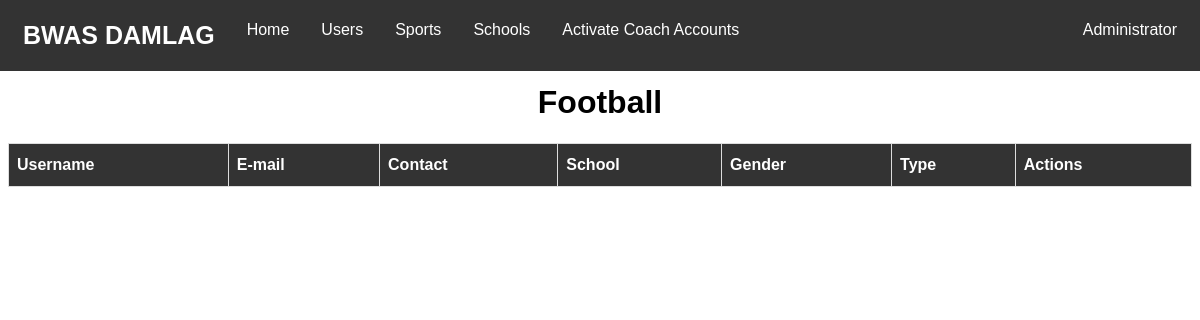
The app's page /sport.php?sport=Football (signed in), older data.
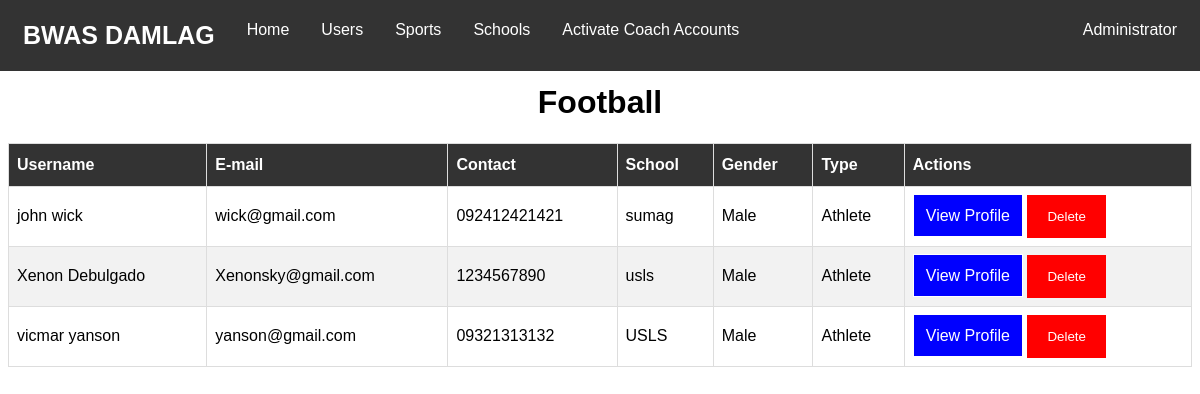
The same page, newer data.
### tables this page shows
CREATE TABLE `users` (
  `id` int(20) NOT NULL,
  `name` varchar(70) NOT NULL,
  `password` varchar(40) NOT NULL,
  `email` varchar(50) NOT NULL,
  `school` varchar(100) DEFAULT NULL,
  `previous_school` text,
  `contact` varchar(20) DEFAULT NULL,
  `address` varchar(100) DEFAULT NULL,
  `birthdate` date NOT NULL,
  `gender` text NOT NULL,
  `sport` text,
  `position` text,
  `created_at` datetime NOT NULL,
  `updated_at` datetime NOT NULL,
  `type` text NOT NULL,
  `status` text NOT NULL
);

### web_db.php (called while the page is built, shortened)
<?php
$dbHost = 'localhost';
$dbName = 'android_db';
$dbUser = 'root';
$dbPass = '';
    try {
        $config = new PDO("mysql:host={$dbHost};dbname={$dbName}",$dbUser,$dbPass);
        $config->setAttribute(PDO::ATTR_ERRMODE,PDO::ERRMODE_EXCEPTION);
    } catch(PDOException $e) {
        echo $e->getMessage();
    }
    include_once('web_config.php');
    $pdo = new Config($config);
?>

### authentication.php (called while the page is built, shortened)
<?php
            $email = $_SESSION['email'];
            $current_user = $pdo->checkEmail($email);
?>

### web_config.php (called while the page is built, shortened)
<?php
    class Config {
        private $db;
        function __construct($config){
            $this->db = $config;
        }
        public function checkEmail($email){
            try{
                $query = $this->db->prepare("SELECT * from users where email=:email");
                $query->bindparam(":email", $email);
                $query->execute();
                return $request = $query->fetch();
            }catch(Exception $e){
                echo $e->getMessage();
                return false;
            }
        }
        public function fetchSport($sport){
            try{
                $query = $this->db->prepare("SELECT * from users WHERE sport='$sport' AND status='Activated'");
                $query->bindparam(":sport", $sport);
                $query->execute();
                return $request = $query->fetchAll();
            }catch(Exception $e){
                echo $e->getMessage();
                return false;
            }
        }
    }
?>

### sport.php (the view, shortened to what this page needs)
<?php
    include_once('web_db.php');
    include_once('authentication.php');
    $getSport = $_GET['sport'];
?>
<!DOCTYPE html>
<html lang="en">
    <head>
        <link href="styles.css" rel="stylesheet" />
    </head>
    <body>
        <?php include('navbar.php') ?>
        <center><h1><?php echo $getSport ?></h1>
                <table id="users">
                <thead>
                        <tr>
                            <th>Username</th>
                            <th>E-mail</th>
                            <th>Contact</th>
                            <th>School</th>
                            <th>Gender</th>
                            <th>Type</th>
                            <th>Actions</th>
                </thead>
                <tbody>
                    <?php
                        $users = $pdo->fetchSport($getSport);
                        if(is_array($users) && !empty($users)){
                            foreach($users as $user){
                    ?>
                    <tr>
                        <td><?php echo $user['name']; ?></td>
                        <td><?php echo $user['email']; ?></td>
                        <td><?php echo $user['contact']; ?></td>
                        <td><?php if(empty($user['school'])){
                                    echo $user['previous_school'];
                            }else{
                                echo $user['school'];
                            } ?></td>
                        <td><?php echo $user['gender']; ?></td>
                        <td><?php echo $user['type']; ?></td>
                        <td>
                            <a class="view-profile" href="userProfile.php?id=<?php echo $user['id']?>">View Profile</a>
                            <form method="post" class="delete-form">
                                <button class="delete-button" type="submit" name="delete">Delete</button>
                            </form>
                        </td>
                    </tr>
                    <?php } }?>
                </tbody>
            </table>
            </center>
    </body>
</html>

### navbar.php (shortened to what this page needs)
<nav class="navbar">
    <strong><a class="brand-logo" href="home.php">BWAS DAMLAG</a></strong>
    <a href="home.php">Home</a>
    <?php
        if($current_user['type'] == 'Admin'){
    ?>
        <a href="index.php">Users</a>
    <?php }else{ ?>
        <a href="index.php"><?php echo $current_user['sport'];?> Athletes</a>
    <?php } ?>
    <?php
        if($current_user['type'] == 'Admin'){
    ?>
        <div class="dropdown">
            <button class="dropbtn" onclick="sportDropDown()">Sports</button>
        </div>
        <div class="dropdown">
            <button class="dropbtn" onclick="schoolDropdown()">Schools</button>
        </div>
    <?php }?>
        <?php if($current_user['type'] == 'Admin'){ ?>
            <a href="DeactivatedUsers.php" class="user-profile">Activate Coach Accounts</a>
        <?php } ?>
        <div class="dropdown user-profile">
            <button class="dropbtn" onclick="profileDropdown()"><?php echo $current_user['name']?></button>
        </div>
</nav>

### styles.css (style rules this page uses)
body { font-family: Arial, sans-serif; }
form { margin: auto; }
.delete-form { display: inline-block; }
.delete-button { background-color: red; color: white; padding: 14px 20px; border: none; cursor: pointer; }
#users { font-family: "Trebuchet MS", Arial, Helvetica, sans-serif; border-collapse: collapse; width: 100%; }
#users td, #users th { border: 1px solid #ddd; padding: 8px; }
#users tr:nth-child(even) { background-color: #f2f2f2; }
#users th { padding-top: 12px; padding-bottom: 12px; text-align: left; background-color: #333; color: white; }
.navbar { overflow: hidden; background-color: #333; font-family: Arial, sans-serif; margin: -8px; padding: 7px; }
.navbar a { float: left; font-size: 16px; color: white; text-align: center; padding: 14px 16px; text-decoration: none; }
.dropdown { float: left; overflow: hidden; }
.dropdown .dropbtn { cursor: pointer; font-size: 16px; border: none; outline: none; color: white; padding: 14px 16px; background-color: inherit; font-family: inherit; margin: 0; }
.user-profile { float: right; }
.view-profile { text-decoration: none; color: white; background-color: blue; border: 1px solid; padding: 12px 12px; }
.brand-logo { font-size: 25px !important; }

Row changes from the older to the newer data that the page shows:
now on this page (row edited): users: name "john wick", email "wick@gmail.com", contact "092412421421", previous_school "sumag", gender "Male", type "Athlete"
now on this page (row edited): users: name "Xenon Debulgado", email "Xenonsky@gmail.com", contact "1234567890", previous_school "usls", gender "Male", type "Athlete"
now on this page (row edited): users: name "vicmar yanson", email "yanson@gmail.com", contact "09321313132", school "USLS", gender "Male", type "Athlete"
